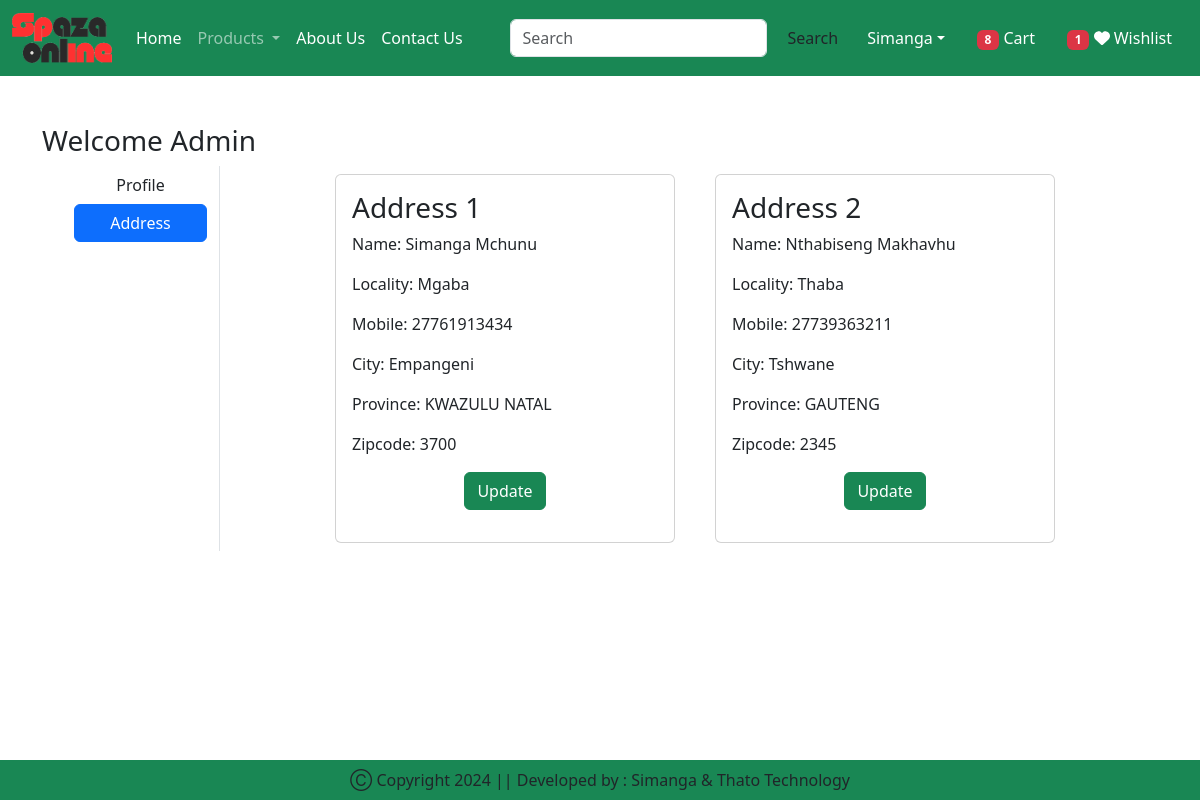
The page /address/ (signed in) on the database its author committed.
### spaza_app/models.py (models this page shows, shortened)
class Customer(models.Model):
    user = models.ForeignKey(User,on_delete=models.CASCADE)
    name = models.CharField(max_length=200)
    locality = models.CharField(max_length=200)
    city = models.CharField(max_length=50)
    mobile = models.IntegerField(default=0)
    zipcode = models.IntegerField()
    province = models.CharField(choices=PROVINCE_CHOICES, max_length=100)

### spaza_app/views.py (the view)
# urls.py: path('address/', views.address, name='address'),
@login_required
def address(request):
    add = Customer.objects.filter(user=request.user)
    totalitem = 0
    wishitem = 0
    if request.user.is_authenticated:
        totalitem = len(Cart.objects.filter(user=request.user))
        wishitem = len(Wishlist.objects.filter(user=request.user))
    return render(request, "spaza_app/address.html", locals())

### spaza_app/templates/spaza_app/address.html (shortened to what this page needs)
{% extends 'spaza_app/base.html' %}
{% load static %}
{% block main-content %}
<div class="container my-5">
    <div class="row">
        <h3> Welcome <span class="text-capitalize">{{request.user}}</span></h3>
    <div class="col-sm-2 border-end">
        <ul class="list-unstlyed">
            <li class="d-grid"><a href="{% url 'profile' %}" class="btn ">Profile</a></li>
            <li class="d-grid"><a href="{% url 'address' %}" class="btn btn-primary">Address</a></li>
        </ul>
    </div>
    <div class="col-sm-8 offset-sm-1">
        <div class="row">
            {% for ad in add %}
            <div class="col-sm-6">
                <div class="card m-2">
                    <div class="card-body">
                        <h3>Address {{forloop.counter}}</h3>
                        <p>Name: {{ad.name}}</p>
                        <p>Locality: {{ad.locality}}</p>
                        <p>Mobile: {{ad.mobile}}</p>
                        <p>City: {{ad.city}}</p>
                        <p>Province: {{ad.province}}</p>
                        <p>Zipcode: {{ad.zipcode}}</p>
                        <p class="text-center"><a href="{% url 'updateAddress' pk=ad.id %}" type="button" class="btn btn-success">Update</a></p>
                    </div>
                </div>
            </div>
            {% endfor %}
        </div>
    </div>
</div>
{% endblock main-content %}

### rows shown on the page
Customer: name "Simanga Mchunu", locality "Mgaba", mobile "27761913434", city "Empangeni", province "KWAZULU NATAL", zipcode "3700"
Customer: name "Nthabiseng Makhavhu", locality "Thaba", mobile "27739363211", city "Tshwane", province "GAUTENG", zipcode "2345"

### other values the page prints
{{ totalitem }} "8"
{{ wishitem }} "1"
{{ request.user }} "Admin"
